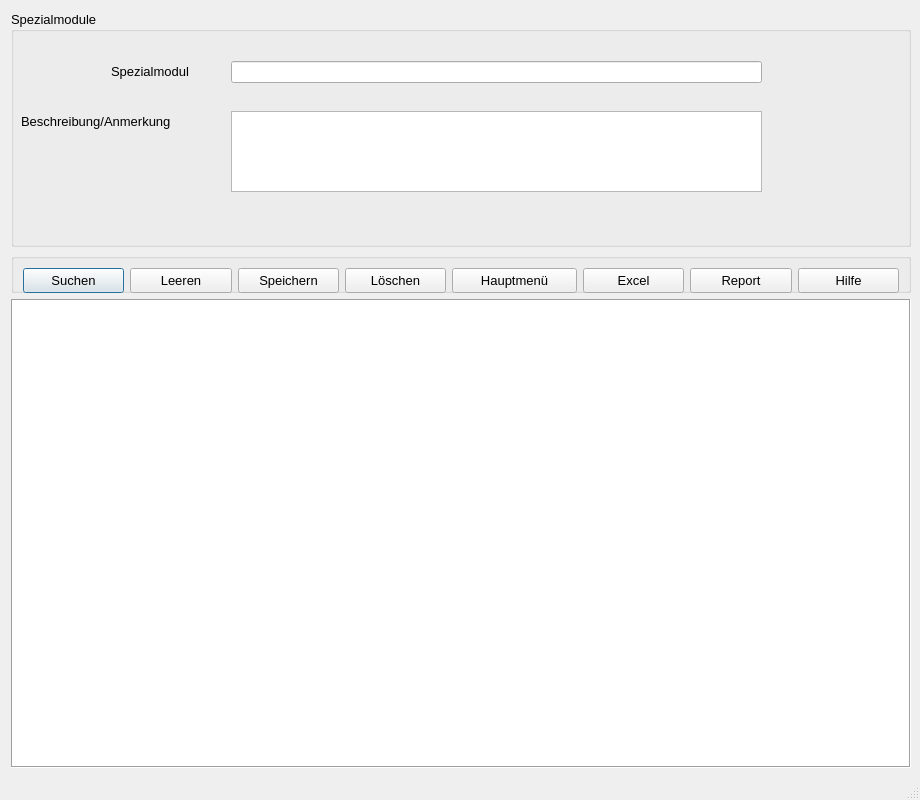
<?xml version="1.0" encoding="UTF-8"?>
<ui version="4.0">
 <class>Spezialmodule</class>
 <widget class="QDialog" name="Spezialmodule">
  <property name="geometry">
   <rect>
    <x>0</x>
    <y>0</y>
    <width>920</width>
    <height>800</height>
   </rect>
  </property>
  <property name="minimumSize">
   <size>
    <width>920</width>
    <height>800</height>
   </size>
  </property>
  <property name="font">
   <font>
    <pointsize>10</pointsize>
   </font>
  </property>
  <property name="windowTitle">
   <string>Spezialmodule</string>
  </property>
  <property name="sizeGripEnabled">
   <bool>true</bool>
  </property>
  <layout class="QVBoxLayout" name="verticalLayout">
   <item>
    <widget class="QGroupBox" name="gb_Spezial">
     <property name="sizePolicy">
      <sizepolicy hsizetype="Fixed" vsizetype="Fixed">
       <horstretch>0</horstretch>
       <verstretch>0</verstretch>
      </sizepolicy>
     </property>
     <property name="minimumSize">
      <size>
       <width>900</width>
       <height>236</height>
      </size>
     </property>
     <property name="maximumSize">
      <size>
       <width>830</width>
       <height>236</height>
      </size>
     </property>
     <property name="title">
      <string>Spezialmodule</string>
     </property>
     <widget class="QLabel" name="lb_mod">
      <property name="geometry">
       <rect>
        <x>100</x>
        <y>50</y>
        <width>101</width>
        <height>21</height>
       </rect>
      </property>
      <property name="sizePolicy">
       <sizepolicy hsizetype="Preferred" vsizetype="Preferred">
        <horstretch>0</horstretch>
        <verstretch>0</verstretch>
       </sizepolicy>
      </property>
      <property name="text">
       <string>Spezialmodul</string>
      </property>
     </widget>
     <widget class="QLabel" name="lb_beschr">
      <property name="geometry">
       <rect>
        <x>10</x>
        <y>100</y>
        <width>191</width>
        <height>21</height>
       </rect>
      </property>
      <property name="sizePolicy">
       <sizepolicy hsizetype="Preferred" vsizetype="Preferred">
        <horstretch>0</horstretch>
        <verstretch>0</verstretch>
       </sizepolicy>
      </property>
      <property name="text">
       <string>Beschreibung/Anmerkung</string>
      </property>
     </widget>
     <widget class="QLineEdit" name="le_Modul">
      <property name="geometry">
       <rect>
        <x>220</x>
        <y>50</y>
        <width>531</width>
        <height>22</height>
       </rect>
      </property>
      <property name="sizePolicy">
       <sizepolicy hsizetype="Expanding" vsizetype="Preferred">
        <horstretch>0</horstretch>
        <verstretch>0</verstretch>
       </sizepolicy>
      </property>
     </widget>
     <widget class="QTextEdit" name="te_Beschreib">
      <property name="geometry">
       <rect>
        <x>220</x>
        <y>100</y>
        <width>531</width>
        <height>81</height>
       </rect>
      </property>
      <property name="sizePolicy">
       <sizepolicy hsizetype="Expanding" vsizetype="Preferred">
        <horstretch>0</horstretch>
        <verstretch>0</verstretch>
       </sizepolicy>
      </property>
      <property name="toolTipDuration">
       <number>-1</number>
      </property>
     </widget>
    </widget>
   </item>
   <item>
    <widget class="QGroupBox" name="groupBox">
     <property name="sizePolicy">
      <sizepolicy hsizetype="Fixed" vsizetype="Fixed">
       <horstretch>0</horstretch>
       <verstretch>0</verstretch>
      </sizepolicy>
     </property>
     <property name="minimumSize">
      <size>
       <width>900</width>
       <height>30</height>
      </size>
     </property>
     <property name="maximumSize">
      <size>
       <width>830</width>
       <height>40</height>
      </size>
     </property>
     <property name="title">
      <string/>
     </property>
     <layout class="QHBoxLayout" name="horizontalLayout">
      <item>
       <widget class="QPushButton" name="btn_Suchen">
        <property name="sizePolicy">
         <sizepolicy hsizetype="Minimum" vsizetype="Fixed">
          <horstretch>100</horstretch>
          <verstretch>25</verstretch>
         </sizepolicy>
        </property>
        <property name="minimumSize">
         <size>
          <width>100</width>
          <height>25</height>
         </size>
        </property>
        <property name="text">
         <string>Suchen</string>
        </property>
        <property name="icon">
         <iconset>
          <normaloff>C:/Users/glaser3/_Symbole/UsedSymbols/searchmagnifierinterfacesymbol1_79893.ico</normaloff>C:/Users/glaser3/_Symbole/UsedSymbols/searchmagnifierinterfacesymbol1_79893.ico</iconset>
        </property>
       </widget>
      </item>
      <item>
       <widget class="QPushButton" name="btn_clear">
        <property name="sizePolicy">
         <sizepolicy hsizetype="Minimum" vsizetype="Fixed">
          <horstretch>100</horstretch>
          <verstretch>25</verstretch>
         </sizepolicy>
        </property>
        <property name="minimumSize">
         <size>
          <width>100</width>
          <height>25</height>
         </size>
        </property>
        <property name="text">
         <string>Leeren</string>
        </property>
        <property name="icon">
         <iconset>
          <normaloff>../../_Symbole/UsedSymbols/-clear_90704.ico</normaloff>../../_Symbole/UsedSymbols/-clear_90704.ico</iconset>
        </property>
       </widget>
      </item>
      <item>
       <widget class="QPushButton" name="btn_speichern">
        <property name="sizePolicy">
         <sizepolicy hsizetype="Minimum" vsizetype="Fixed">
          <horstretch>100</horstretch>
          <verstretch>25</verstretch>
         </sizepolicy>
        </property>
        <property name="minimumSize">
         <size>
          <width>100</width>
          <height>25</height>
         </size>
        </property>
        <property name="text">
         <string>Speichern</string>
        </property>
        <property name="icon">
         <iconset>
          <normaloff>C:/Users/glaser3/_Symbole/UsedSymbols/save_3621.ico</normaloff>C:/Users/glaser3/_Symbole/UsedSymbols/save_3621.ico</iconset>
        </property>
       </widget>
      </item>
      <item>
       <widget class="QPushButton" name="btn_loschen">
        <property name="sizePolicy">
         <sizepolicy hsizetype="Minimum" vsizetype="Fixed">
          <horstretch>100</horstretch>
          <verstretch>25</verstretch>
         </sizepolicy>
        </property>
        <property name="minimumSize">
         <size>
          <width>100</width>
          <height>25</height>
         </size>
        </property>
        <property name="text">
         <string>Löschen</string>
        </property>
        <property name="icon">
         <iconset>
          <normaloff>C:/Users/glaser3/_Symbole/UsedSymbols/seo-social-web-network-internet_262_icon-icons.com_61518.ico</normaloff>C:/Users/glaser3/_Symbole/UsedSymbols/seo-social-web-network-internet_262_icon-icons.com_61518.ico</iconset>
        </property>
       </widget>
      </item>
      <item>
       <widget class="QPushButton" name="btn_abbrechen">
        <property name="sizePolicy">
         <sizepolicy hsizetype="Minimum" vsizetype="Fixed">
          <horstretch>1</horstretch>
          <verstretch>25</verstretch>
         </sizepolicy>
        </property>
        <property name="minimumSize">
         <size>
          <width>125</width>
          <height>25</height>
         </size>
        </property>
        <property name="text">
         <string>Hauptmenü</string>
        </property>
        <property name="icon">
         <iconset>
          <normaloff>C:/Users/glaser3/_Symbole/UsedSymbols/log-out_icon-icons.com_50106.ico</normaloff>C:/Users/glaser3/_Symbole/UsedSymbols/log-out_icon-icons.com_50106.ico</iconset>
        </property>
       </widget>
      </item>
      <item>
       <widget class="QPushButton" name="btn_excel">
        <property name="sizePolicy">
         <sizepolicy hsizetype="Minimum" vsizetype="Fixed">
          <horstretch>100</horstretch>
          <verstretch>25</verstretch>
         </sizepolicy>
        </property>
        <property name="minimumSize">
         <size>
          <width>100</width>
          <height>25</height>
         </size>
        </property>
        <property name="text">
         <string>Excel</string>
        </property>
        <property name="icon">
         <iconset>
          <normaloff>C:/Users/glaser3/_Symbole/UsedSymbols/microsoft_excel_icon_132212.ico</normaloff>C:/Users/glaser3/_Symbole/UsedSymbols/microsoft_excel_icon_132212.ico</iconset>
        </property>
       </widget>
      </item>
      <item>
       <widget class="QPushButton" name="btn_report">
        <property name="sizePolicy">
         <sizepolicy hsizetype="Minimum" vsizetype="Fixed">
          <horstretch>100</horstretch>
          <verstretch>25</verstretch>
         </sizepolicy>
        </property>
        <property name="minimumSize">
         <size>
          <width>100</width>
          <height>25</height>
         </size>
        </property>
        <property name="text">
         <string>Report</string>
        </property>
        <property name="icon">
         <iconset>
          <normaloff>C:/Users/glaser3/_Symbole/UsedSymbols/reporting_noun_report_document_file_icon_148360.ico</normaloff>C:/Users/glaser3/_Symbole/UsedSymbols/reporting_noun_report_document_file_icon_148360.ico</iconset>
        </property>
       </widget>
      </item>
      <item>
       <widget class="QPushButton" name="btn_hilfe">
        <property name="sizePolicy">
         <sizepolicy hsizetype="Minimum" vsizetype="Fixed">
          <horstretch>100</horstretch>
          <verstretch>25</verstretch>
         </sizepolicy>
        </property>
        <property name="minimumSize">
         <size>
          <width>100</width>
          <height>25</height>
         </size>
        </property>
        <property name="text">
         <string>Hilfe</string>
        </property>
        <property name="icon">
         <iconset>
          <normaloff>C:/Users/glaser3/_Symbole/UsedSymbols/info_13213.ico</normaloff>C:/Users/glaser3/_Symbole/UsedSymbols/info_13213.ico</iconset>
        </property>
       </widget>
      </item>
     </layout>
    </widget>
   </item>
   <item>
    <widget class="QTableWidget" name="tw_Table">
     <property name="sizePolicy">
      <sizepolicy hsizetype="Expanding" vsizetype="Expanding">
       <horstretch>0</horstretch>
       <verstretch>0</verstretch>
      </sizepolicy>
     </property>
     <property name="minimumSize">
      <size>
       <width>900</width>
       <height>460</height>
      </size>
     </property>
     <property name="frameShape">
      <enum>QFrame::Box</enum>
     </property>
     <property name="sizeAdjustPolicy">
      <enum>QAbstractScrollArea::AdjustIgnored</enum>
     </property>
    </widget>
   </item>
   <item>
    <widget class="QLabel" name="lab_INFO">
     <property name="sizePolicy">
      <sizepolicy hsizetype="Preferred" vsizetype="Fixed">
       <horstretch>0</horstretch>
       <verstretch>0</verstretch>
      </sizepolicy>
     </property>
     <property name="text">
      <string/>
     </property>
    </widget>
   </item>
  </layout>
 </widget>
 <resources/>
 <connections/>
</ui>
